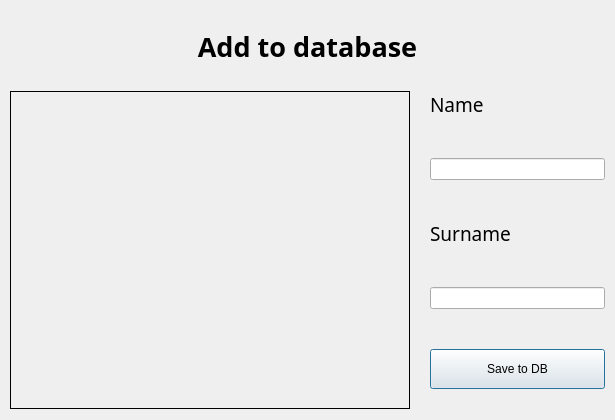
<?xml version="1.0" encoding="UTF-8"?>
<ui version="4.0">
 <class>Dialog</class>
 <widget class="QDialog" name="Dialog">
  <property name="geometry">
   <rect>
    <x>0</x>
    <y>0</y>
    <width>615</width>
    <height>420</height>
   </rect>
  </property>
  <property name="windowTitle">
   <string>Client Data</string>
  </property>
  <layout class="QVBoxLayout" name="verticalLayout_4">
   <property name="spacing">
    <number>10</number>
   </property>
   <property name="leftMargin">
    <number>10</number>
   </property>
   <property name="rightMargin">
    <number>10</number>
   </property>
   <item>
    <widget class="QLabel" name="label">
     <property name="font">
      <font>
       <family>Malgun Gothic</family>
       <pointsize>20</pointsize>
       <weight>75</weight>
       <bold>true</bold>
      </font>
     </property>
     <property name="layoutDirection">
      <enum>Qt::LeftToRight</enum>
     </property>
     <property name="text">
      <string>Add to database</string>
     </property>
     <property name="alignment">
      <set>Qt::AlignCenter</set>
     </property>
     <property name="margin">
      <number>0</number>
     </property>
    </widget>
   </item>
   <item>
    <layout class="QHBoxLayout" name="horizontalLayout">
     <property name="spacing">
      <number>20</number>
     </property>
     <item>
      <widget class="QLabel" name="lblPhoto">
       <property name="minimumSize">
        <size>
         <width>400</width>
         <height>300</height>
        </size>
       </property>
       <property name="frameShape">
        <enum>QFrame::Box</enum>
       </property>
       <property name="text">
        <string/>
       </property>
       <property name="scaledContents">
        <bool>false</bool>
       </property>
      </widget>
     </item>
     <item>
      <layout class="QVBoxLayout" name="verticalLayout_3">
       <property name="spacing">
        <number>40</number>
       </property>
       <item>
        <layout class="QVBoxLayout" name="verticalLayout">
         <item>
          <widget class="QLabel" name="label_2">
           <property name="font">
            <font>
             <family>Malgun Gothic</family>
             <pointsize>14</pointsize>
            </font>
           </property>
           <property name="text">
            <string>Name</string>
           </property>
          </widget>
         </item>
         <item>
          <widget class="QLineEdit" name="txtName">
           <property name="sizePolicy">
            <sizepolicy hsizetype="Preferred" vsizetype="Preferred">
             <horstretch>0</horstretch>
             <verstretch>0</verstretch>
            </sizepolicy>
           </property>
          </widget>
         </item>
        </layout>
       </item>
       <item>
        <layout class="QVBoxLayout" name="verticalLayout_2">
         <item>
          <widget class="QLabel" name="label_3">
           <property name="font">
            <font>
             <family>Malgun Gothic</family>
             <pointsize>14</pointsize>
            </font>
           </property>
           <property name="text">
            <string>Surname</string>
           </property>
          </widget>
         </item>
         <item>
          <widget class="QLineEdit" name="txtSurname">
           <property name="sizePolicy">
            <sizepolicy hsizetype="Preferred" vsizetype="Preferred">
             <horstretch>0</horstretch>
             <verstretch>0</verstretch>
            </sizepolicy>
           </property>
          </widget>
         </item>
        </layout>
       </item>
       <item>
        <widget class="QPushButton" name="btSaveToDB">
         <property name="sizePolicy">
          <sizepolicy hsizetype="Preferred" vsizetype="Preferred">
           <horstretch>0</horstretch>
           <verstretch>0</verstretch>
          </sizepolicy>
         </property>
         <property name="minimumSize">
          <size>
           <width>0</width>
           <height>40</height>
          </size>
         </property>
         <property name="text">
          <string>Save to DB</string>
         </property>
         <property name="default">
          <bool>true</bool>
         </property>
         <property name="flat">
          <bool>false</bool>
         </property>
        </widget>
       </item>
       <item>
        <spacer name="horizontalSpacer_2">
         <property name="orientation">
          <enum>Qt::Horizontal</enum>
         </property>
         <property name="sizeHint" stdset="0">
          <size>
           <width>40</width>
           <height>20</height>
          </size>
         </property>
        </spacer>
       </item>
      </layout>
     </item>
    </layout>
   </item>
  </layout>
 </widget>
 <resources/>
 <connections/>
</ui>
